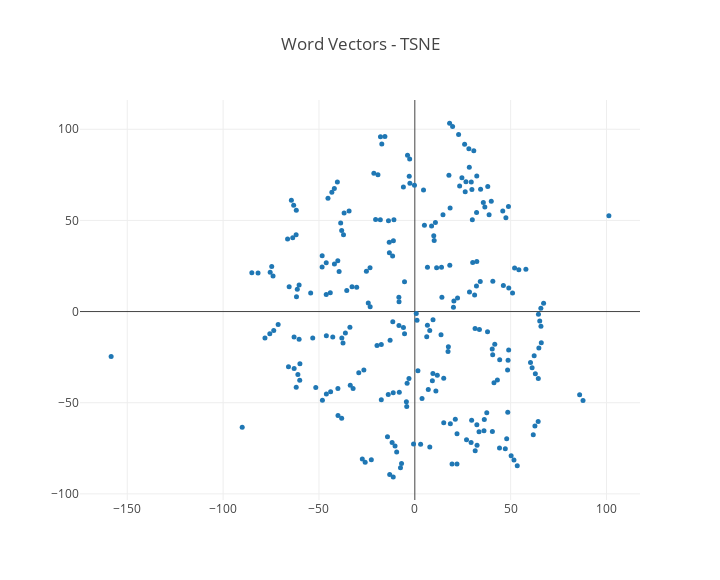

The notebook cell this image was saved under:
### Code cell
headline_scatterplot(do_tsne(embeddings[randlist]), randtokens, title="Word Vectors - TSNE")

### Figure 1 — Plotly figure (JSON) as saved in the notebook; plotly's stock layout.template omitted (floating-point values rounded to 4 significant figures; data arrays with more than 128 entries replaced by an {"elided": "..."} marker saying what was removed)
{"data": [{"hoverinfo": "text", "marker": {"showscale": false, "size": 5}, "mode": "markers", "text": {"elided": "249 str values"}, "type": "scatter", "uid": "501a7620-057d-4c3b-b41d-226a20ad3fe6", "x": {"elided": "249 float values"}, "y": {"elided": "249 float values"}}], "layout": {"height": 580, "title": "Word Vectors - TSNE", "width": 720}}
